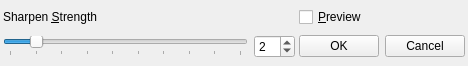
<ui version="4.0" >
 <author></author>
 <comment></comment>
 <exportmacro></exportmacro>
 <class>SharpenWidget</class>
 <widget class="QWidget" name="SharpenWidget" >
  <property name="geometry" >
   <rect>
    <x>0</x>
    <y>0</y>
    <width>468</width>
    <height>66</height>
   </rect>
  </property>
  <property name="windowTitle" >
   <string>Form</string>
  </property>
  <layout class="QGridLayout" >
   <property name="margin" >
    <number>3</number>
   </property>
   <property name="spacing" >
    <number>4</number>
   </property>
   <item row="1" column="0" >
    <layout class="QHBoxLayout" >
     <property name="margin" >
      <number>0</number>
     </property>
     <property name="spacing" >
      <number>6</number>
     </property>
     <item>
      <widget class="QSlider" name="sldStrength" >
       <property name="focusPolicy" >
        <enum>Qt::NoFocus</enum>
       </property>
       <property name="minimum" >
        <number>1</number>
       </property>
       <property name="maximum" >
        <number>10</number>
       </property>
       <property name="pageStep" >
        <number>1</number>
       </property>
       <property name="value" >
        <number>2</number>
       </property>
       <property name="orientation" >
        <enum>Qt::Horizontal</enum>
       </property>
       <property name="invertedAppearance" >
        <bool>false</bool>
       </property>
       <property name="invertedControls" >
        <bool>false</bool>
       </property>
       <property name="tickPosition" >
        <enum>QSlider::TicksBelow</enum>
       </property>
       <property name="tickInterval" >
        <number>1</number>
       </property>
      </widget>
     </item>
     <item>
      <widget class="QSpinBox" name="spnStrength" >
       <property name="maximum" >
        <number>10</number>
       </property>
       <property name="minimum" >
        <number>1</number>
       </property>
       <property name="value" >
        <number>2</number>
       </property>
      </widget>
     </item>
    </layout>
   </item>
   <item row="1" column="1" >
    <layout class="QHBoxLayout" >
     <property name="margin" >
      <number>0</number>
     </property>
     <property name="spacing" >
      <number>6</number>
     </property>
     <item>
      <widget class="QPushButton" name="btnOk" >
       <property name="focusPolicy" >
        <enum>Qt::NoFocus</enum>
       </property>
       <property name="text" >
        <string>OK</string>
       </property>
      </widget>
     </item>
     <item>
      <widget class="QPushButton" name="btnCancel" >
       <property name="focusPolicy" >
        <enum>Qt::NoFocus</enum>
       </property>
       <property name="text" >
        <string>Cancel</string>
       </property>
      </widget>
     </item>
    </layout>
   </item>
   <item row="0" column="1" >
    <widget class="QCheckBox" name="chkPreview" >
     <property name="focusPolicy" >
      <enum>Qt::NoFocus</enum>
     </property>
     <property name="text" >
      <string>&amp;Preview</string>
     </property>
    </widget>
   </item>
   <item row="0" column="0" >
    <widget class="QLabel" name="label_2" >
     <property name="text" >
      <string>Sharpen &amp;Strength</string>
     </property>
     <property name="buddy" >
      <cstring>spnStrength</cstring>
     </property>
    </widget>
   </item>
  </layout>
 </widget>
 <pixmapfunction></pixmapfunction>
 <resources/>
 <connections>
  <connection>
   <sender>sldStrength</sender>
   <signal>valueChanged(int)</signal>
   <receiver>spnStrength</receiver>
   <slot>setValue(int)</slot>
   <hints>
    <hint type="sourcelabel" >
     <x>328</x>
     <y>59</y>
    </hint>
    <hint type="destinationlabel" >
     <x>388</x>
     <y>59</y>
    </hint>
   </hints>
  </connection>
  <connection>
   <sender>spnStrength</sender>
   <signal>valueChanged(int)</signal>
   <receiver>sldStrength</receiver>
   <slot>setValue(int)</slot>
   <hints>
    <hint type="sourcelabel" >
     <x>388</x>
     <y>59</y>
    </hint>
    <hint type="destinationlabel" >
     <x>328</x>
     <y>59</y>
    </hint>
   </hints>
  </connection>
 </connections>
</ui>
